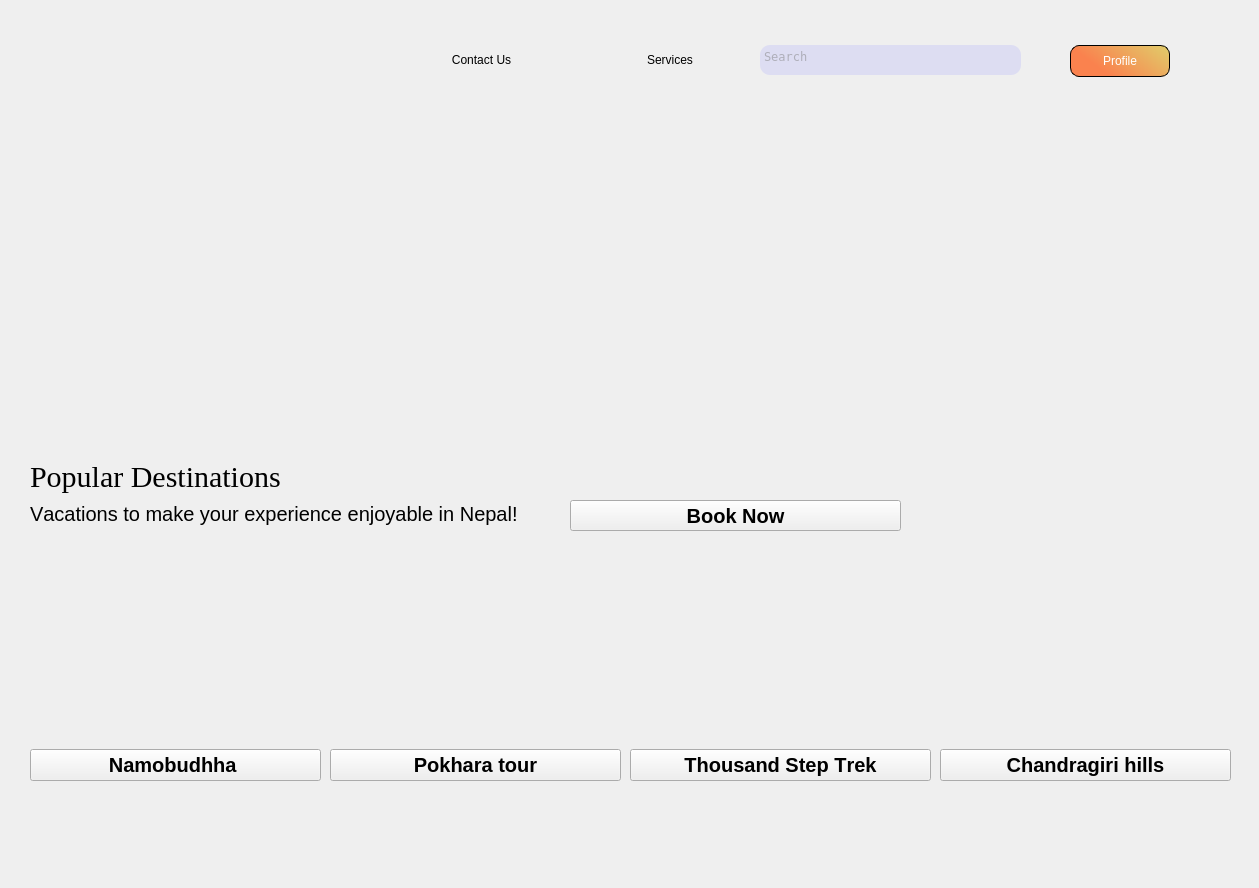
<?xml version="1.0" encoding="UTF-8"?>
<ui version="4.0">
 <class>MainWindow</class>
 <widget class="QMainWindow" name="MainWindow">
  <property name="geometry">
   <rect>
    <x>0</x>
    <y>0</y>
    <width>1259</width>
    <height>888</height>
   </rect>
  </property>
  <property name="minimumSize">
   <size>
    <width>1249</width>
    <height>888</height>
   </size>
  </property>
  <property name="font">
   <font>
    <kerning>false</kerning>
   </font>
  </property>
  <property name="focusPolicy">
   <enum>Qt::ClickFocus</enum>
  </property>
  <property name="windowTitle">
   <string>Homepage</string>
  </property>
  <property name="windowIcon">
   <iconset resource="source.qrc">
    <normaloff>:/images/images/logo-login.png</normaloff>:/images/images/logo-login.png</iconset>
  </property>
  <property name="styleSheet">
   <string notr="true"/>
  </property>
  <property name="documentMode">
   <bool>true</bool>
  </property>
  <widget class="QWidget" name="centralwidget">
   <property name="sizeIncrement">
    <size>
     <width>1280</width>
     <height>832</height>
    </size>
   </property>
   <property name="styleSheet">
    <string notr="true">#centralwidget{
background-image: url(:/images/home-page.png);
}</string>
   </property>
   <widget class="QLabel" name="Logo">
    <property name="geometry">
     <rect>
      <x>60</x>
      <y>40</y>
      <width>221</width>
      <height>31</height>
     </rect>
    </property>
    <property name="styleSheet">
     <string notr="true">background-repeat:no-repeat;
background-image: url(:/images/travelSphere.png);</string>
    </property>
    <property name="text">
     <string/>
    </property>
   </widget>
   <widget class="QWidget" name="horizontalWidget" native="true">
    <property name="geometry">
     <rect>
      <x>390</x>
      <y>20</y>
      <width>371</width>
      <height>80</height>
     </rect>
    </property>
    <property name="styleSheet">
     <string notr="true">*{color:black;
background:none;}
.QPushButton{
border-radius:2px;
	font: 14pt &quot;Andale Mono&quot;;
}
*:hover{
text-decoration:underline;
	color: rgb(91, 34, 105);
}</string>
    </property>
    <layout class="QHBoxLayout" name="horizontalLayout_2">
     <item>
      <widget class="QPushButton" name="ContactUs">
       <property name="text">
        <string>Contact Us</string>
       </property>
      </widget>
     </item>
     <item>
      <widget class="QPushButton" name="Services">
       <property name="text">
        <string>Services</string>
       </property>
      </widget>
     </item>
    </layout>
   </widget>
   <widget class="QPushButton" name="Profile">
    <property name="geometry">
     <rect>
      <x>1070</x>
      <y>45</y>
      <width>100</width>
      <height>32</height>
     </rect>
    </property>
    <property name="styleSheet">
     <string notr="true">*{
border-radius:9px;
	background-color: qlineargradient(spread:pad, x1:0.0788177, y1:0.380682, x2:1, y2:0, stop:0.0640394 rgba(250, 130, 78, 255), stop:1 rgba(224, 206, 107, 255));
color:white;
	font: 13pt &quot;Monaco&quot;;
	border-color: rgb(0,0,0);
  border-style: solid;
  border-width: 1px;

}

*:hover{
color:#F5E0E0;
}</string>
    </property>
    <property name="text">
     <string>Profile</string>
    </property>
   </widget>
   <widget class="QPlainTextEdit" name="plainTextEdit">
    <property name="geometry">
     <rect>
      <x>760</x>
      <y>45</y>
      <width>261</width>
      <height>30</height>
     </rect>
    </property>
    <property name="focusPolicy">
     <enum>Qt::ClickFocus</enum>
    </property>
    <property name="styleSheet">
     <string notr="true">background-color: rgba(150, 150, 255,50);
color:grey;
border-radius:10px;
font-family:Andale Mono;</string>
    </property>
    <property name="backgroundVisible">
     <bool>false</bool>
    </property>
    <property name="placeholderText">
     <string>Search</string>
    </property>
   </widget>
   <widget class="QPushButton" name="pushButton">
    <property name="geometry">
     <rect>
      <x>990</x>
      <y>45</y>
      <width>31</width>
      <height>32</height>
     </rect>
    </property>
    <property name="styleSheet">
     <string notr="true">border-radius:3px;
background-image: url(:/images/icons8-search-30.png);
background-repeat:no-repeat;</string>
    </property>
    <property name="text">
     <string/>
    </property>
   </widget>
   <widget class="QPushButton" name="bookNow">
    <property name="geometry">
     <rect>
      <x>570</x>
      <y>500</y>
      <width>331</width>
      <height>31</height>
     </rect>
    </property>
    <property name="font">
     <font>
      <pointsize>15</pointsize>
      <bold>true</bold>
     </font>
    </property>
    <property name="text">
     <string>Book Now</string>
    </property>
   </widget>
   <widget class="QWidget" name="">
    <property name="geometry">
     <rect>
      <x>30</x>
      <y>540</y>
      <width>291</width>
      <height>241</height>
     </rect>
    </property>
    <layout class="QVBoxLayout" name="verticalLayout">
     <item>
      <widget class="QLabel" name="label_3">
       <property name="styleSheet">
        <string notr="true">background-image: url(:/images/images/namobuddha.png);</string>
       </property>
       <property name="text">
        <string/>
       </property>
      </widget>
     </item>
     <item>
      <widget class="QPushButton" name="NamoBuddha_PushButton">
       <property name="font">
        <font>
         <pointsize>15</pointsize>
         <bold>true</bold>
        </font>
       </property>
       <property name="text">
        <string>Namobudhha </string>
       </property>
       <property name="autoDefault">
        <bool>false</bool>
       </property>
      </widget>
     </item>
    </layout>
   </widget>
   <widget class="QWidget" name="">
    <property name="geometry">
     <rect>
      <x>330</x>
      <y>540</y>
      <width>291</width>
      <height>241</height>
     </rect>
    </property>
    <layout class="QVBoxLayout" name="verticalLayout_2">
     <item>
      <widget class="QLabel" name="label_4">
       <property name="styleSheet">
        <string notr="true">background-image: url(:/images/images/Pokhara.png) ; </string>
       </property>
       <property name="text">
        <string/>
       </property>
      </widget>
     </item>
     <item>
      <widget class="QPushButton" name="Pokhara_PushButton">
       <property name="font">
        <font>
         <pointsize>15</pointsize>
         <bold>true</bold>
        </font>
       </property>
       <property name="text">
        <string>Pokhara tour</string>
       </property>
      </widget>
     </item>
    </layout>
   </widget>
   <widget class="QWidget" name="">
    <property name="geometry">
     <rect>
      <x>630</x>
      <y>540</y>
      <width>301</width>
      <height>241</height>
     </rect>
    </property>
    <layout class="QVBoxLayout" name="verticalLayout_3">
     <item>
      <widget class="QLabel" name="label_5">
       <property name="styleSheet">
        <string notr="true">background-image: url(:/images/images/thousand steps.png) ; </string>
       </property>
       <property name="text">
        <string/>
       </property>
      </widget>
     </item>
     <item>
      <widget class="QPushButton" name="ThousandStep_PushButton">
       <property name="font">
        <font>
         <pointsize>15</pointsize>
         <bold>true</bold>
        </font>
       </property>
       <property name="text">
        <string>Thousand Step Trek</string>
       </property>
      </widget>
     </item>
    </layout>
   </widget>
   <widget class="QWidget" name="">
    <property name="geometry">
     <rect>
      <x>940</x>
      <y>540</y>
      <width>291</width>
      <height>241</height>
     </rect>
    </property>
    <layout class="QVBoxLayout" name="verticalLayout_4">
     <item>
      <widget class="QLabel" name="label_6">
       <property name="styleSheet">
        <string notr="true">background-image: url(:/images/images/chandragiri hills.png) ;</string>
       </property>
       <property name="text">
        <string/>
       </property>
      </widget>
     </item>
     <item>
      <widget class="QPushButton" name="Chandragiri_PushButton">
       <property name="font">
        <font>
         <pointsize>15</pointsize>
         <bold>true</bold>
        </font>
       </property>
       <property name="text">
        <string>Chandragiri hills</string>
       </property>
      </widget>
     </item>
    </layout>
   </widget>
   <widget class="QWidget" name="">
    <property name="geometry">
     <rect>
      <x>30</x>
      <y>460</y>
      <width>524</width>
      <height>68</height>
     </rect>
    </property>
    <layout class="QVBoxLayout" name="verticalLayout_5">
     <item>
      <widget class="QLabel" name="label">
       <property name="styleSheet">
        <string notr="true">font-size:30px;
color:black;
font-family:Times New Roman</string>
       </property>
       <property name="text">
        <string>Popular Destinations</string>
       </property>
      </widget>
     </item>
     <item>
      <widget class="QLabel" name="label_2">
       <property name="styleSheet">
        <string notr="true">color:black;
font-size:20px;
font: 13pt &quot;Andale Mono&quot;;</string>
       </property>
       <property name="text">
        <string>Vacations to make your experience enjoyable in Nepal!</string>
       </property>
      </widget>
     </item>
    </layout>
   </widget>
  </widget>
 </widget>
 <resources>
  <include location="source.qrc"/>
 </resources>
 <connections/>
</ui>
